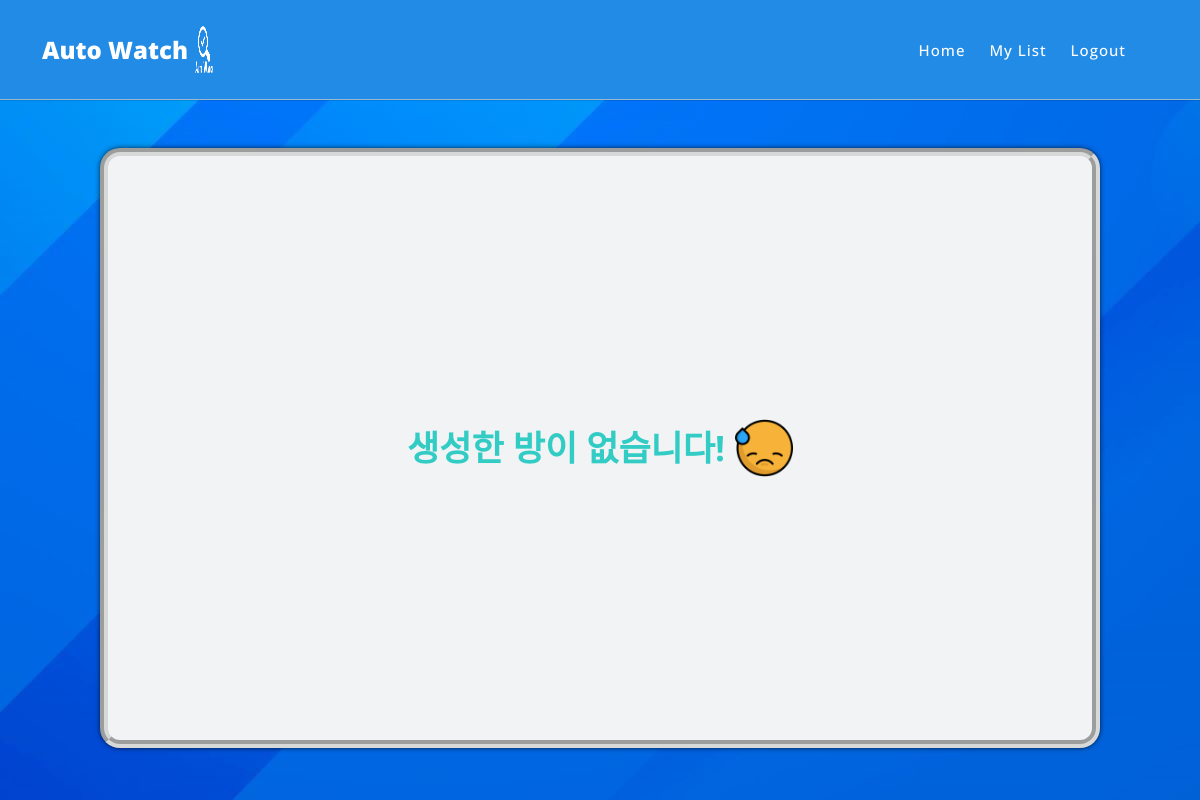
The app's page /main/list/room (signed in), older data.
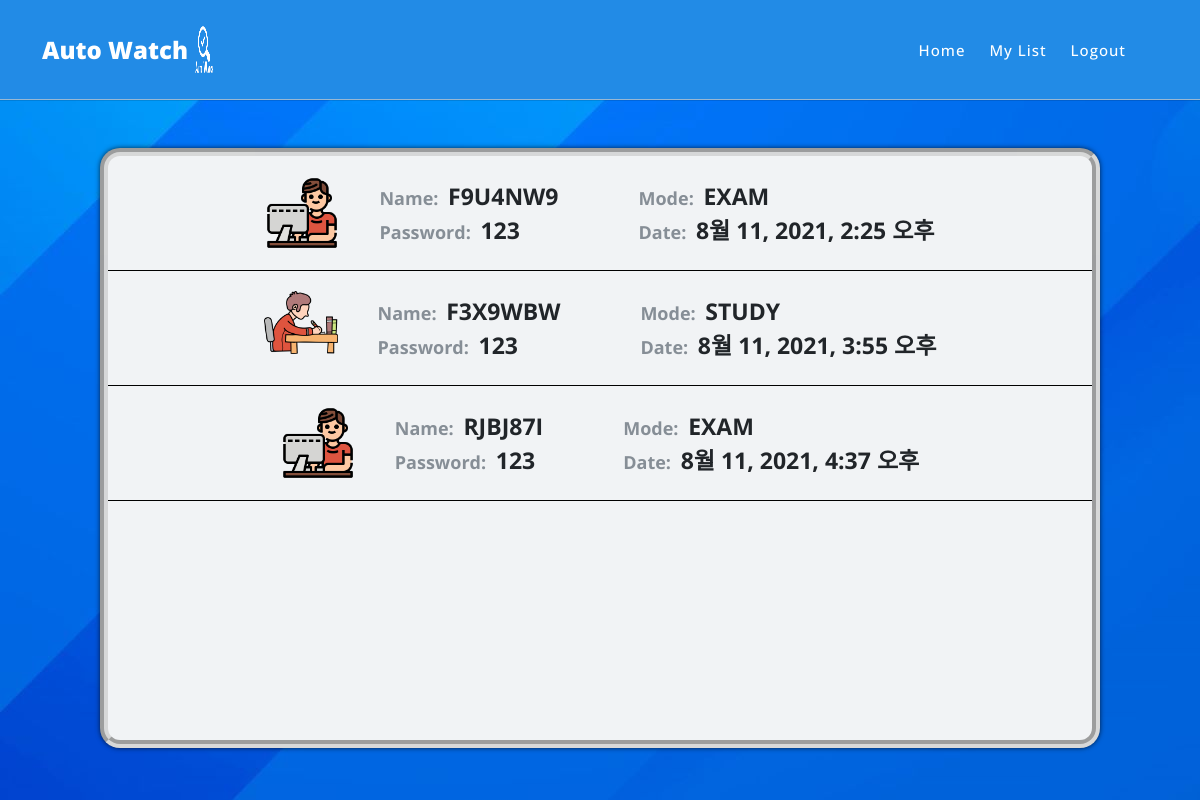
The same page, newer data.
### main/models.py (models this page shows, shortened)
class Room(models.Model):
    room_name = models.CharField(max_length=128, verbose_name="방 이름")
    room_password = models.CharField(max_length=64, verbose_name="방 비밀번호")
    file = models.FileField(upload_to="room", verbose_name="파일", default="NULL")
    mode = models.CharField(max_length=64, verbose_name="모드", default="NULL")
    maker = models.EmailField(max_length=64, verbose_name="생성자", default="NULL")
    make_date = models.DateTimeField(auto_now_add=True, verbose_name='생성 날짜')
    member_list = models.CharField(max_length=64, verbose_name='회원명단리스트',default=None)
    class Meta:
        db_table = 'room'
        verbose_name = 'Room 명단'
        verbose_name_plural = 'Room 명단'

### main/views.py (the view)
# urls.py: path('list/room', RoomList.as_view()),
class RoomList(ListView):
    model = Room
    template_name = 'roomlist.html'
    def get_queryset(self):    # roomlist를 보여줄 queryset 특정
        QuerySet = Room.objects.filter(maker = self.request.session.get('user_email'))
        return QuerySet

### main/templates/roomlist.html (shortened to what this page needs)
<!DOCTYPE html>
<html lang="ko" id="html">
<head>
    <link href="/static/vendor/bootstrap/css/bootstrap.min.css" rel="stylesheet">
    <link rel="stylesheet" href="/static/assets/css/fontawesome.css">
    <link rel="stylesheet" href="/static/assets/css/templatemo-seo-dream.css?after">
    <link rel="stylesheet" href="/static/assets/css/main.css">
    <link rel="stylesheet" href="/static/assets/css/makeroom.css">
    <link rel="stylesheet" href="/static/assets/css/enterroom.css?after">
    <link rel="stylesheet" href="/static/assets/css/list.css?after">
    <link rel="stylesheet" href="/static/assets/css/animated.css">
    <link rel="stylesheet" href="https://cdnjs.cloudflare.com/ajax/libs/animate.css/4.1.1/animate.min.css"/>
    <link rel="stylesheet" href="/static/assets/css/owl.css">
</head>
<body>
    <div class="animate__animated animate__fadeInDown animate__delay-0.8s">
      <header class="header-area">
        <div class="container">
          <div class="row">
            <div class="col-12">
                <nav class="main-nav">
                  <a href="/main" class="logo">
                    <h4>Auto Watch <img src="/static/assets/images/자동감시로고_-removebg-preview.png" alt="" class="auto_logo"></h4>
                  </a>
                  <ul class="nav">
                    <li class="scroll-to-section"><a href="/main">Home</a></li>
                    <li class="scroll-to-section"><a href="/main/list">My List</a></li>
                    <li class="scroll-to-section"><a href="/logout">Logout {{username}}</a></li>
                    <li class="scroll-to-section"></li>
                  </ul>
                </nav>
            </div>
          </div>
        </div>
      </header>
    </div>
    <div class="main">
      <div class="inner">
        <div class="list-wapper">
          {% if object_list %}
              {% for Room in object_list %}
                  {% if Room.mode == 'STUDY' %}
                      <div class="room-list">
                          <img src="/static/assets/images/studying.png" alt="">
                          <div class="over"><span class="list-sub-text">Name: </span><span class="list-main-text">{{Room.room_name}}</span><br><span class="list-sub-text">Password: </span><span class="list-main-text">{{Room.room_password}}</span></div>
                          <div class="under"><span class="list-sub-text">Mode: </span><span class="list-main-text">{{Room.mode}}</span><br><span class="list-sub-text">Date: </span><span class="list-main-text">{{Room.make_date}}</span></div>
                      </div>
                  {% elif Room.mode == 'EXAM' %}
                      <div class="room-list">
                          <img src="/static/assets/images/exam.png" alt="">
                          <div class="over"><span class="list-sub-text">Name: </span><span class="list-main-text">{{Room.room_name}}</span><br><span class="list-sub-text">Password: </span><span class="list-main-text">{{Room.room_password}}</span></div>
                          <div class="under"><span class="list-sub-text">Mode: </span><span class="list-main-text">{{Room.mode}}</span><br><span class="list-sub-text">Date: </span><span class="list-main-text">{{Room.make_date}}</span></div>
                      </div>
                  {%endif%}
              {% endfor%}
          {% else %}
              <div id="noroom" class="animate__animated animate__rubberBand animate__delay-0.8s">
                  <span>생성한 방이 없습니다!</span>
                  <img src="/static/assets/images/embarrassed.png" alt="">
              </div>
          {%endif%}
        </div>
      </div>
    </div>
</body>
</html>

Row changes from the older to the newer data that the page shows:
added Room: room_name "F9U4NW9", room_password "123", mode "EXAM", make_date "8월 11, 2021, 2:25 오후"
added Room: room_name "F3X9WBW", room_password "123", mode "STUDY", make_date "8월 11, 2021, 3:55 오후"
added Room: room_name "RJBJ87I", room_password "123", mode "EXAM", make_date "8월 11, 2021, 4:37 오후"
Text that changed along with them:
text no longer shown: "생성한 방이 없습니다!"
